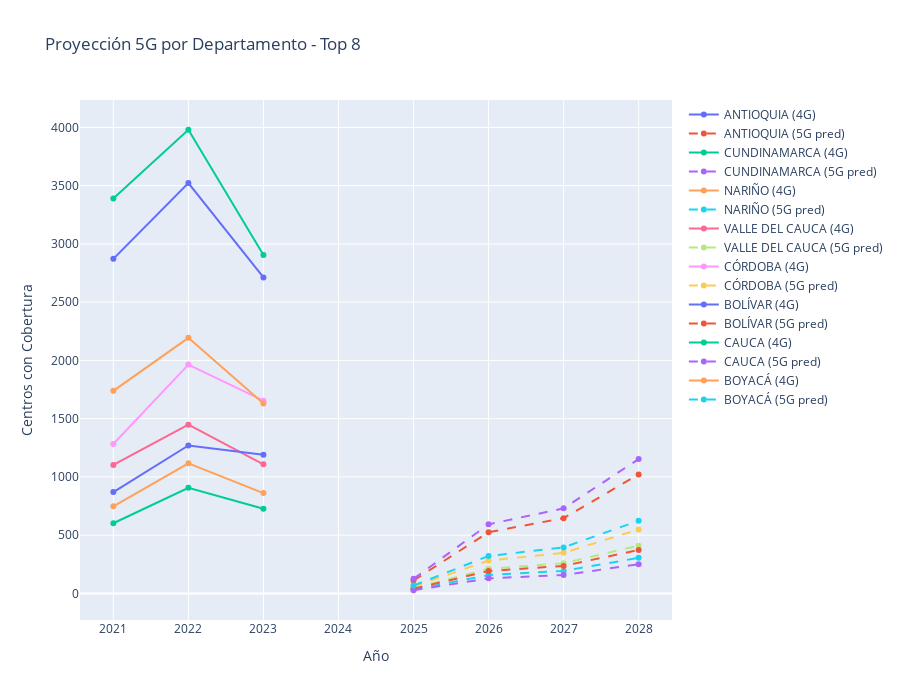

Source (notebook cell):
### Code cell
fig = go.Figure()

for dept in top_depts:
    df_hist_dept = df_dept_4g[df_dept_4g['DEPARTAMENTO'] == dept]
    df_pred_dept = df_pred_5g_dept[df_pred_5g_dept['DEPARTAMENTO'] == dept]
    
    fig.add_trace(go.Scatter(
        x=df_hist_dept['AÑO'],
        y=df_hist_dept['Centros_4G'],
        mode='lines+markers',
        name=f'{dept} (4G)',
        line=dict(width=2)
    ))
    
    fig.add_trace(go.Scatter(
        x=df_pred_dept['AÑO'],
        y=df_pred_dept['Centros_5G_predicho'],
        mode='lines+markers',
        name=f'{dept} (5G pred)',
        line=dict(width=2, dash='dash')
    ))

fig.update_layout(
    title='Proyección 5G por Departamento - Top 8',
    xaxis_title='Año',
    yaxis_title='Centros con Cobertura',
    height=700,
    hovermode='x unified'
)

fig.write_html('graficos/prediccion_5g_departamentos.html')
fig.show()

### Figure 1 — Plotly figure (JSON) as saved in the notebook; plotly's stock layout.template omitted (floating-point values rounded to 4 significant figures)
{"data": [{"line": {"width": 2}, "mode": "lines+markers", "name": "ANTIOQUIA (4G)", "type": "scatter", "x": [2021, 2022, 2023], "y": [2872, 3522, 2712]}, {"line": {"dash": "dash", "width": 2}, "mode": "lines+markers", "name": "ANTIOQUIA (5G pred)", "type": "scatter", "x": [2025, 2026, 2027, 2028], "y": [111, 525, 646, 1021]}, {"line": {"width": 2}, "mode": "lines+markers", "name": "CUNDINAMARCA (4G)", "type": "scatter", "x": [2021, 2022, 2023], "y": [3390, 3980, 2905]}, {"line": {"dash": "dash", "width": 2}, "mode": "lines+markers", "name": "CUNDINAMARCA (5G pred)", "type": "scatter", "x": [2025, 2026, 2027, 2028], "y": [125, 593, 730, 1153]}, {"line": {"width": 2}, "mode": "lines+markers", "name": "NARIÑO (4G)", "type": "scatter", "x": [2021, 2022, 2023], "y": [747, 1117, 861]}, {"line": {"dash": "dash", "width": 2}, "mode": "lines+markers", "name": "NARIÑO (5G pred)", "type": "scatter", "x": [2025, 2026, 2027, 2028], "y": [33, 157, 193, 305]}, {"line": {"width": 2}, "mode": "lines+markers", "name": "VALLE DEL CAUCA (4G)", "type": "scatter", "x": [2021, 2022, 2023], "y": [1103, 1448, 1108]}, {"line": {"dash": "dash", "width": 2}, "mode": "lines+markers", "name": "VALLE DEL CAUCA (5G pred)", "type": "scatter", "x": [2025, 2026, 2027, 2028], "y": [44, 211, 259, 410]}, {"line": {"width": 2}, "mode": "lines+markers", "name": "CÓRDOBA (4G)", "type": "scatter", "x": [2021, 2022, 2023], "y": [1282, 1964, 1654]}, {"line": {"dash": "dash", "width": 2}, "mode": "lines+markers", "name": "CÓRDOBA (5G pred)", "type": "scatter", "x": [2025, 2026, 2027, 2028], "y": [59, 282, 348, 549]}, {"line": {"width": 2}, "mode": "lines+markers", "name": "BOLÍVAR (4G)", "type": "scatter", "x": [2021, 2022, 2023], "y": [870, 1270, 1191]}, {"line": {"dash": "dash", "width": 2}, "mode": "lines+markers", "name": "BOLÍVAR (5G pred)", "type": "scatter", "x": [2025, 2026, 2027, 2028], "y": [40, 192, 236, 373]}, {"line": {"width": 2}, "mode": "lines+markers", "name": "CAUCA (4G)", "type": "scatter", "x": [2021, 2022, 2023], "y": [602, 907, 727]}, {"line": {"dash": "dash", "width": 2}, "mode": "lines+markers", "name": "CAUCA (5G pred)", "type": "scatter", "x": [2025, 2026, 2027, 2028], "y": [27, 129, 158, 250]}, {"line": {"width": 2}, "mode": "lines+markers", "name": "BOYACÁ (4G)", "type": "scatter", "x": [2021, 2022, 2023], "y": [1739, 2194, 1630]}, {"line": {"dash": "dash", "width": 2}, "mode": "lines+markers", "name": "BOYACÁ (5G pred)", "type": "scatter", "x": [2025, 2026, 2027, 2028], "y": [67, 321, 395, 624]}], "layout": {"height": 700, "hovermode": "x unified", "title": {"text": "Proyección 5G por Departamento - Top 8"}, "xaxis": {"title": {"text": "Año"}}, "yaxis": {"title": {"text": "Centros con Cobertura"}}}}
